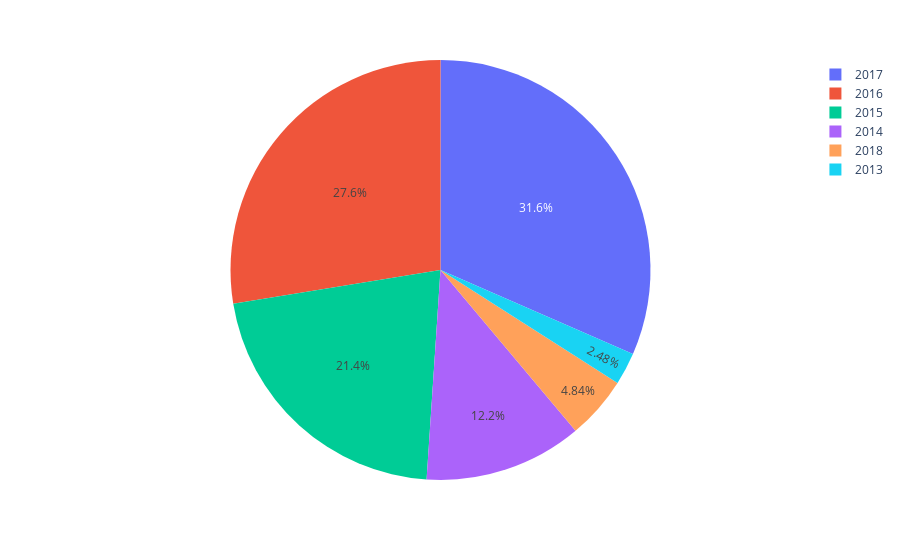

Notebook source saved alongside this figure:
### Code cell
#conferindo se foram realmente excluídos
import plotly_express as px 
px.pie(df, names='Year')

### Figure 1 — Plotly figure (JSON) as saved in the notebook; plotly's stock layout.template omitted (floating-point values rounded to 4 significant figures; data arrays with more than 128 entries replaced by an {"elided": "..."} marker saying what was removed)
{"data": [{"domain": {"x": [0, 1], "y": [0, 1]}, "hovertemplate": "Year=%{label}<extra></extra>", "labels": {"elided": "805 int values"}, "legendgroup": "", "name": "", "showlegend": true, "type": "pie"}], "layout": {"legend": {"tracegroupgap": 0}, "margin": {"t": 60}}}
